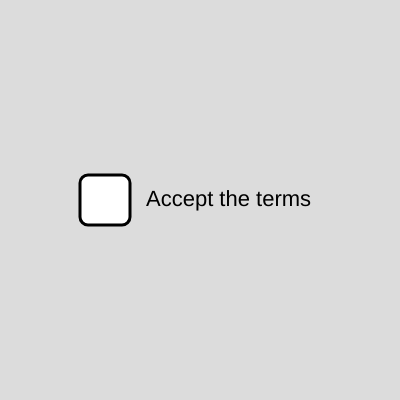
Frame 1 (no input)
Frame 60 (no input): identical to frame 1, image omitted
Frame 120 (the mouse pressed at the canvas centre since frame 60): identical to frame 1, image omitted

The p5.js sketch that drew this single still picture (run headless with seeded random() and noise() and a simulated clock; from frame 60 on, the mouse is pressed at the canvas centre):

// p5.js sketch
// ── sketch.js
// Global variables to define UI element
let boxX = 80;
let boxY = 175;
let boxSize = 50;

// A variable to keep track of "checked" state
let isChecked = false;

function setup() {
  createCanvas(400, 400);
  // textFont("Georgia");
}

function draw() {
  background(220);

  // Draw the checkbox box
  strokeWeight(3);
  stroke(0);
  fill(255);
  rect(boxX, boxY, boxSize, boxSize, 8); // 8 = rounded corners

  // Draw the checkmark emoji
  if (isChecked == true) {
    noStroke();
    textSize(32);
    textAlign(CENTER, CENTER);
    text("✅", boxX + 0.5 * boxSize, boxY + 0.52 * boxSize);
  }

  // Draw the label
  noStroke();
  fill(0);
  textSize(22);
  textAlign(LEFT, CENTER);
  if (isChecked == true) {
    text("Accepted!", boxX + boxSize + 16, boxY + boxSize / 2);
  } else {
    text("Accept the terms", boxX + boxSize + 16, boxY + boxSize / 2);
  }
}

// If mouse was clicked (pressed + released) inside box,
// flip the value of the checked variable.
function mouseClicked() {
  // Check if the click is inside the checkbox
  if (mouseX > boxX && mouseX < boxX + boxSize &&
      mouseY > boxY && mouseY < boxY + boxSize) {
    isChecked = !isChecked; // toggle
  }
}
